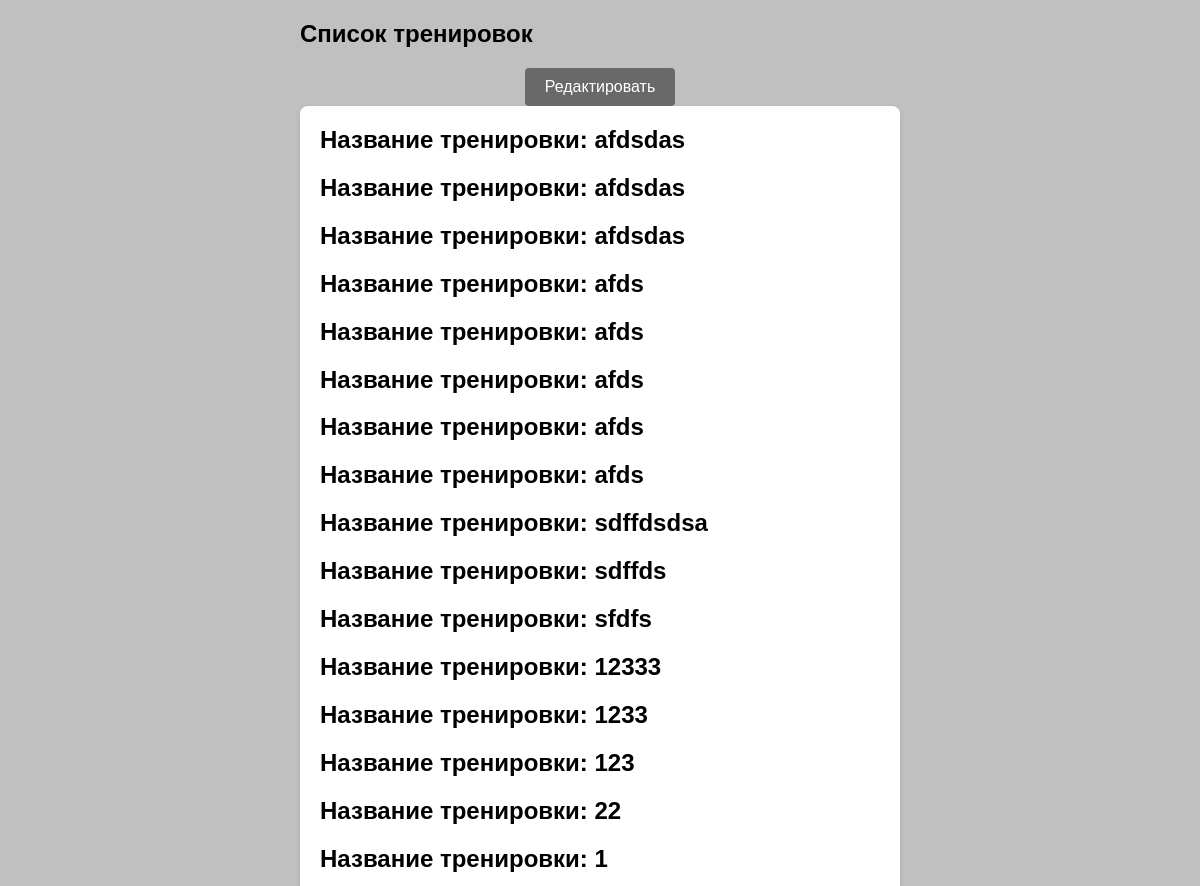
/workout/CLEARLISTTRAIN.html (signed in, upper part), run on an earlier commit of the app's database.
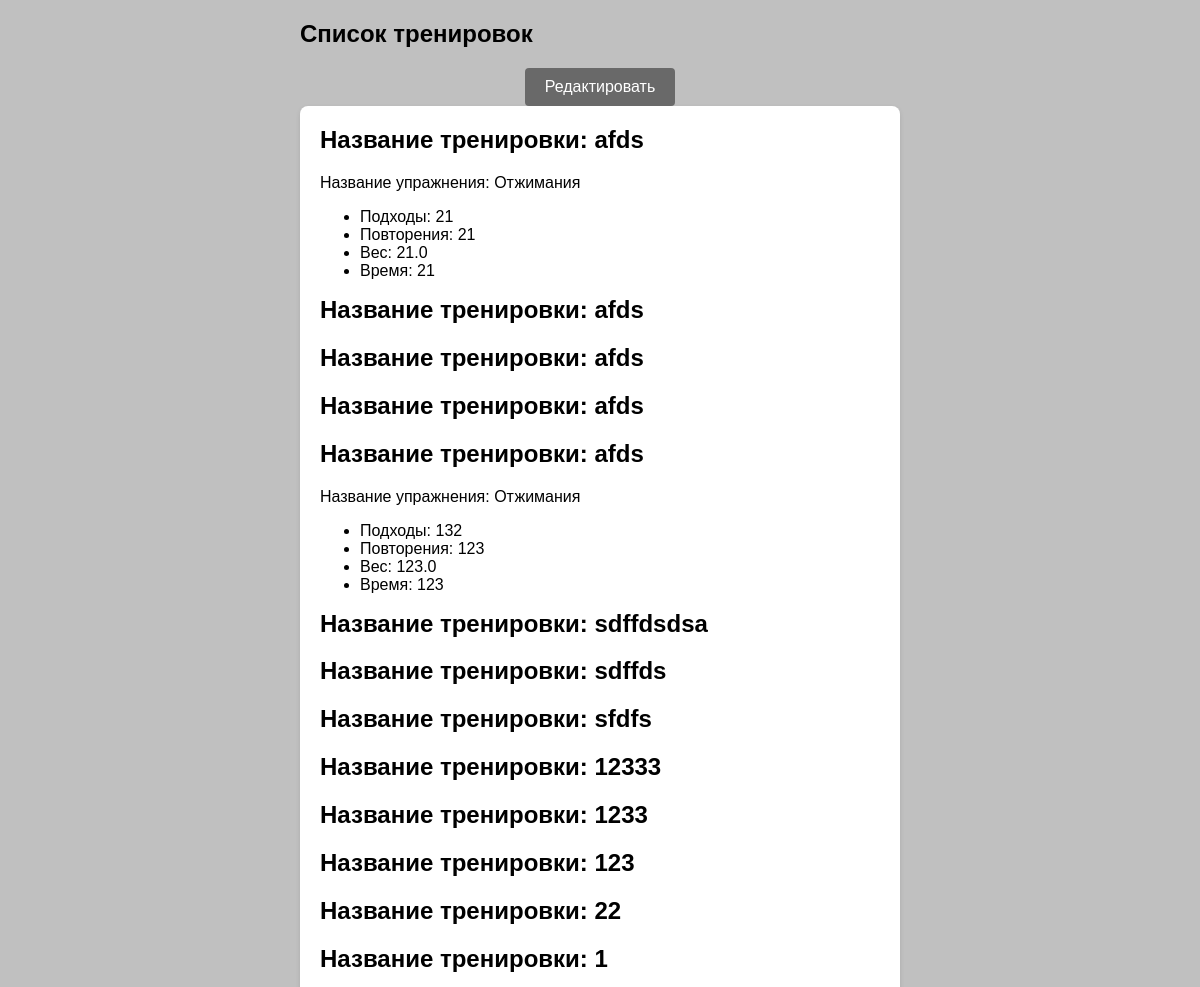
And on a later commit of the database.
### fastfitworkout/models.py (models this page shows, shortened)
class Training(models.Model):
    name = models.CharField(max_length=64)
    exercises = models.ManyToManyField(Exercise, through='ExerciseInTraining')
    uid = models.PositiveIntegerField(default=1)

class Exercise(models.Model):
    exercise_name = models.CharField(max_length=64)
    muscle_group = models.CharField(max_length=64)
    technique_description = models.CharField(max_length=512)
    uid = models.PositiveIntegerField(default=1)

class ExerciseInTraining(models.Model):
    training = models.ForeignKey(Training, on_delete=models.CASCADE)
    exercise = models.ForeignKey(Exercise, on_delete=models.CASCADE)
    time = models.CharField(max_length=64)
    sets = models.PositiveIntegerField()
    repetitions = models.PositiveIntegerField()
    weight = models.FloatField()
    uid = models.PositiveIntegerField(default=1)

### fastfitworkout/views.py (the view)
# urls.py: path('CLEARLISTTRAIN.html', views.ClearTrainListView.as_view(), name="CLEARLISTTRAIN"),
class ClearTrainListView(TrainListView):
    template_name = 'CLEARLISTTRAIN.html'

### fastfitworkout/views.py (called while the page is built)
    def get_context_data(self, **kwargs):
        context = super().get_context_data(**kwargs)
        context['TRAINS']= utilscustom.get_spec_set(self.request.user.id)
        return context

### fastfitweb/templates/CLEARLISTTRAIN.html (shortened to what this page needs)
<!DOCTYPE html>
<html lang="ru">
<head>
</head>
<body>
    <div class="container">
    <h2>Список тренировок</h2>
         <div class="back-button">
         <button type="button" onclick="window.location.href='{% url 'fastfitworkout:TRAINLISTTEST' %}'">Редактировать</button>
        </div>
 <div class="exercise-list">
    {% for train_id, train_data in TRAINS.items %}
        <h2>Название тренировки: {{ train_data.name }}</h2>
        {% for exercise_name, exercise_data in train_data.exercises.items %}
        <p>Название упражнения: {{ exercise_data.name }}</p>
            <ul>
                <li>Подходы: {{ exercise_data.params.sets }}</li>
                <li>Повторения: {{ exercise_data.params.repetitions }}</li>
                <li>Вес: {{ exercise_data.params.weight }}</li>
                <li>Время: {{ exercise_data.params.time }}</li>
            </ul>
        {% endfor %}
    {% endfor %}
</div>
</div>
</body>
</html>

What changed in the data, as far as the page shows it:
removed Training: name "afdsdas"
removed Training: name "afdsdas"
removed Training: name "afdsdas"
now on this page (row unchanged): Exercise: name "Отжимания" "Отжимания"
added ExerciseInTraining: params.weight "21.0", params.time "21"
added ExerciseInTraining: params.weight "123.0", params.time "123"
Also different on the page:
new list line: "Название упражнения: Подходы: 21 Повторения: 21 Вес: Время:"
new list line: "Название упражнения: Подходы: 132 Повторения: 123 Вес: Время:"
list line gone: "Название тренировки:"
